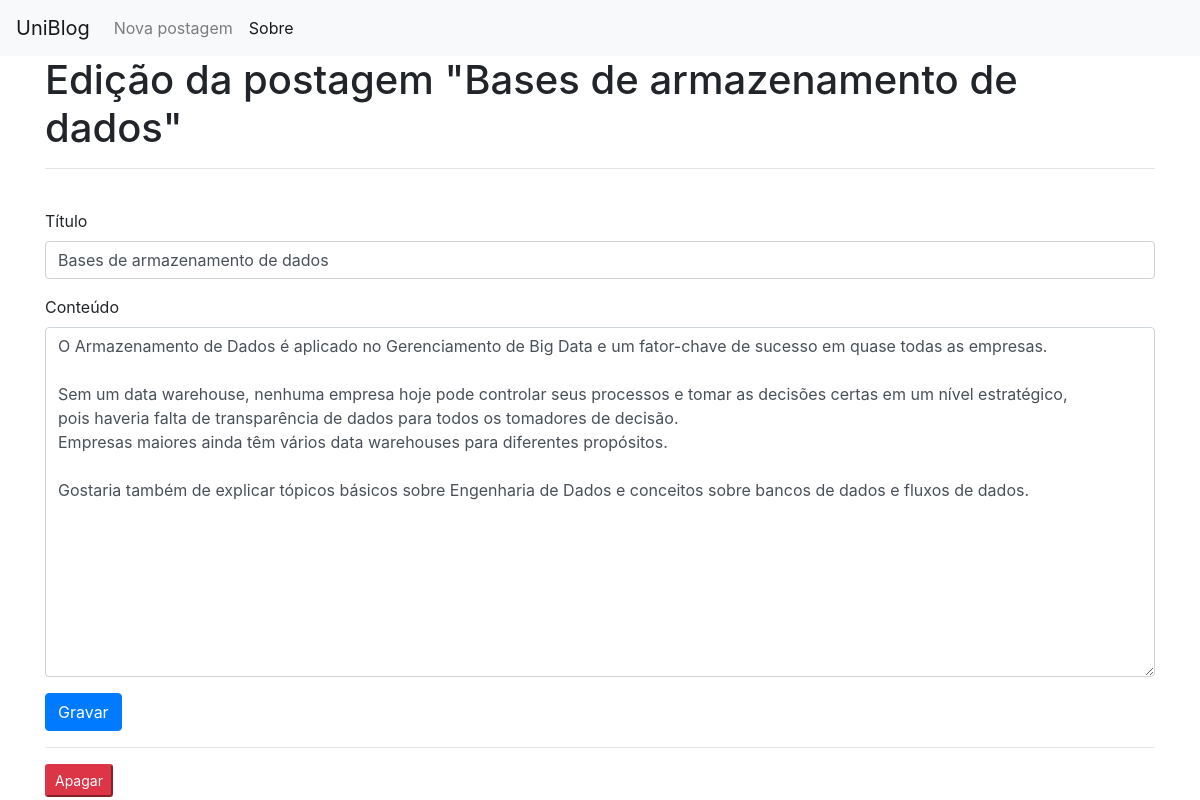
The app's page /1/edit with its own data.
### app.py (models this page shows)
class Posts(db.Model):
	id = db.Column(db.Integer, primary_key = True)
	created = db.Column(db.DateTime, default=datetime.datetime.utcnow)
	title = db.Column(db.String(80), nullable=False)
	content = db.Column(db.String(600), nullable=False)

### app.py (the view)
@app.route('/<int:post_id>/edit', methods=('GET', 'POST'))
def edit(post_id):
	post = get_post(post_id)
	if request.method == 'POST':
		title = request.form['title']
		content = request.form['content']
		if not title:
			flash('Título é obrigatório!!')
		else:
			post.title = title
			post.content = content
			db.session.commit()
			return redirect(url_for('index'))
	else:
		return render_template('edit.html', post=post)

### app.py (called while the page is built)
def get_post(post_id):
	post = Posts.query.filter_by(id=post_id).first()
	if post is None:
		abort(404)
	return post

### templates/edit.html (shortened to what this page needs)
{% extends 'base.html' %}
{% block content %}
    <h1>{% block title %} Edição da postagem "{{ post['title'] }}" {% endblock %}</h1>
    <hr>
	<form method="post">
	    <div class="form-group">
	        <label for="title">Título</label>
	        <input type="text" name="title"
	               placeholder="Post title" class="form-control"
	               value="{{ request.form['title'] or post['title'] }}"></input>
	    </div>
	    <div class="form-group">
	        <label for="content">Conteúdo</label>
	        <textarea name="content" placeholder="Post content"
	        		  style="height: 350px"
	                  class="form-control">{{ request.form['content'] or post['content'] }}</textarea>
	    </div>
	    <div class="form-group">
	        <button type="submit" class="btn btn-primary">Gravar</button>
	    </div>
	</form>
	<hr>
	<form action="{{ url_for('delete', post_id=post['id']) }}" method="POST">
		<input type="submit" value="Apagar"
				class="btn-danger btn-sm"
				onclick="return confirm('Tem certeza de que deseja apagar essa Postagem?')">
	</form>
{% endblock %}

### records on screen
Posts: title "Bases de armazenamento de dados", content "O Armazenamento de Dados é aplicado no Gerenciamento de Big Data e um fator-chave de sucesso em quase todas as empresas. Sem um data warehouse, nenhuma empresa hoje pode controlar seus processos e tomar as decisões certas em um nível estratégico, pois haveria falta de transparência de dados para todos os tomadores de decisão. Empresas maiores ainda têm vários data warehouses para diferentes propósitos. Gostaria também de explicar tópicos básicos sobre Engenharia de Dados e conceitos sobre bancos de dados e fluxos de dados."
